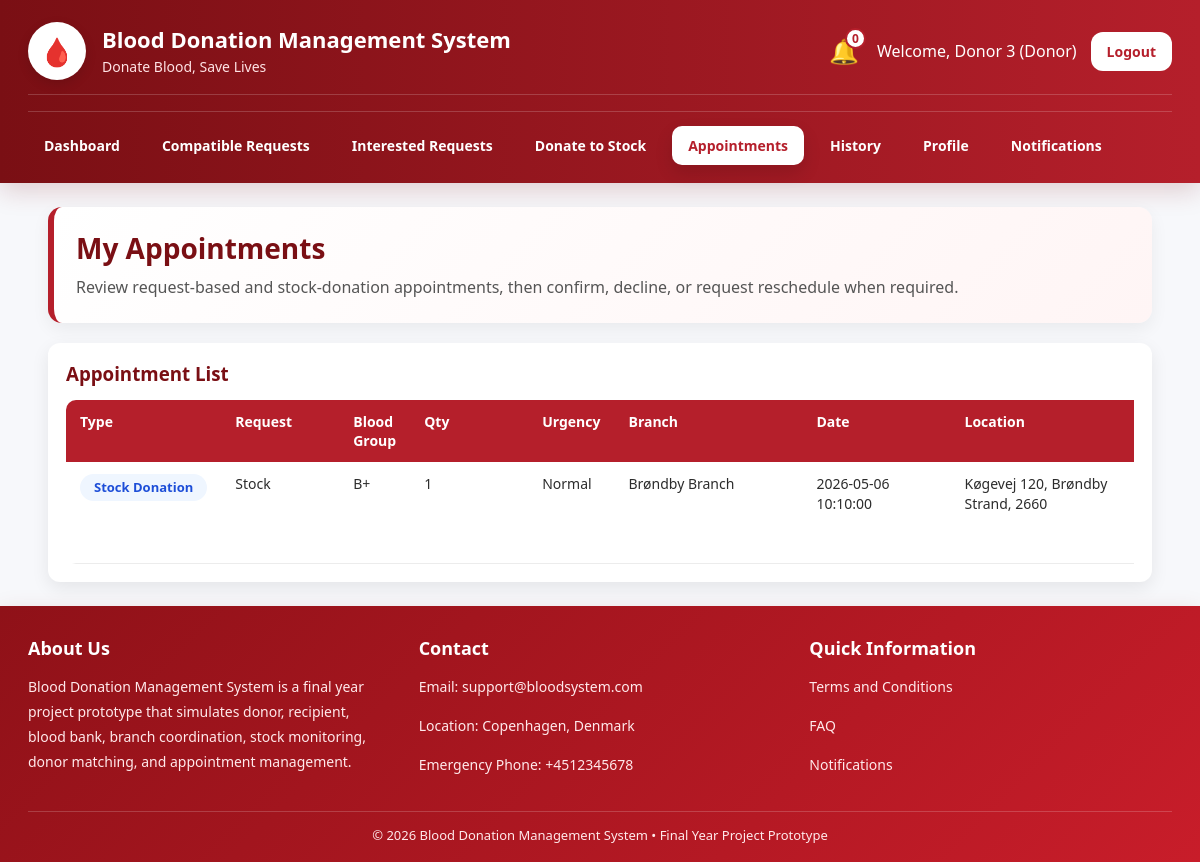
Before: /dashboard/donor_appointments.php (signed in) with the older database file.
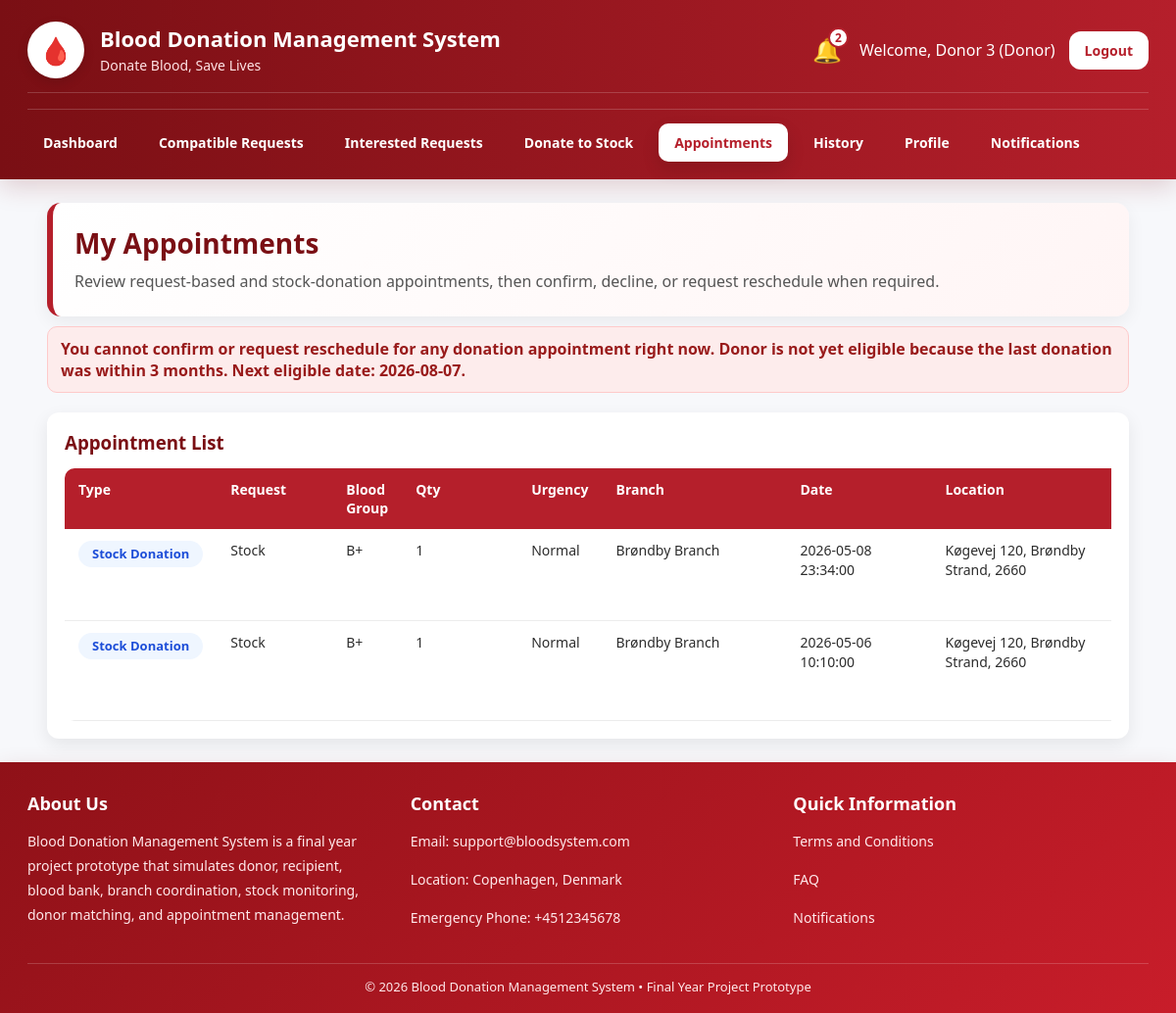
After: the same page with the newer database file.
### tables this page shows
CREATE TABLE `stock_donation_requests` (
  `id` int(11) NOT NULL,
  `donor_id` int(11) NOT NULL,
  `blood_bank_user_id` int(11) NOT NULL,
  `branch_id` int(11) DEFAULT NULL,
  `preferred_date` datetime DEFAULT NULL,
  `scheduled_date` datetime DEFAULT NULL,
  `completed_at` datetime DEFAULT NULL,
  `completion_note` text DEFAULT NULL,
  `notes` text DEFAULT NULL,
  `status` enum('pending','scheduled','confirmed','completed','cancelled') NOT NULL DEFAULT 'pending',
  `created_at` timestamp NOT NULL DEFAULT current_timestamp()
);

CREATE TABLE `users` (
  `id` int(11) NOT NULL,
  `name` varchar(100) NOT NULL,
  `email` varchar(100) NOT NULL,
  `contact_number` varchar(20) DEFAULT NULL,
  `address` varchar(255) DEFAULT NULL,
  `date_of_birth` date DEFAULT NULL,
  `weight` decimal(5,2) DEFAULT NULL,
  `password` varchar(255) NOT NULL,
  `role` enum('admin','blood_bank','donor','recipient') NOT NULL,
  `blood_group` varchar(5) DEFAULT NULL,
  `weight_kg` decimal(5,2) DEFAULT NULL,
  `location` varchar(100) DEFAULT NULL,
  `address_line` varchar(255) DEFAULT NULL,
  `city` varchar(100) DEFAULT NULL,
  `zipcode` varchar(20) DEFAULT NULL,
  `institution_name` varchar(150) DEFAULT NULL,
  `availability` enum('available','not_available') DEFAULT 'available',
  `created_at` timestamp NOT NULL DEFAULT current_timestamp(),
  `account_status` enum('active','inactive') DEFAULT 'active',
  `status` enum('active','inactive') NOT NULL DEFAULT 'active',
  `next_eligible_date` date DEFAULT NULL
);

CREATE TABLE `branches` (
  `id` int(11) NOT NULL,
  `blood_bank_user_id` int(11) NOT NULL,
  `branch_name` varchar(150) NOT NULL,
  `address_line` varchar(255) NOT NULL,
  `city` varchar(100) NOT NULL,
  `zipcode` varchar(20) NOT NULL,
  `contact_number` varchar(30) DEFAULT NULL,
  `is_active` tinyint(1) DEFAULT 1,
  `created_at` timestamp NOT NULL DEFAULT current_timestamp()
);

### functions/network_helper.php (called while the page is built, shortened)
<?php
function getSystemName(){
    return 'Blood Donation Management System';
}
?>

### functions/location_helper.php (called while the page is built, shortened)
<?php
function buildFullLocation($address = '', $city = '', $zipcode = '', $fallback = ''){
    $parts = array_filter([
        trim((string)$address),
        trim((string)$city),
        trim((string)$zipcode)
    ], function($v){
        return $v !== '';
    });
    if(!empty($parts)){
        return implode(', ', $parts);
    }
    return trim((string)$fallback);
}
?>

### functions/eligibility_check.php (called while the page is built, shortened)
<?php
function calculateAge($dateOfBirth) {
    $dob = new DateTime($dateOfBirth);
    $today = new DateTime();
    return $today->diff($dob)->y;
}
function checkDonorEligibility($conn, $donorId, $dateOfBirth, $weightKg) {
    $result = [
        'eligible' => true,
        'reason' => '',
        'age' => null,
        'last_donation_date' => null,
        'next_eligible_date' => null
    ];
    $age = calculateAge($dateOfBirth);
    $result['age'] = $age;
    $stmt = mysqli_prepare($conn, "
        SELECT donation_date
        FROM donations
        WHERE donor_id = ? AND status = 'confirmed'
        ORDER BY donation_date DESC, id DESC
        LIMIT 1
    ");
    mysqli_stmt_bind_param($stmt, "i", $donorId);
    mysqli_stmt_execute($stmt);
    $res = mysqli_stmt_get_result($stmt);
    if ($row = mysqli_fetch_assoc($res)) {
        $lastDonationDate = $row['donation_date'];
        $result['last_donation_date'] = $lastDonationDate;
        $lastDate = new DateTime($lastDonationDate);
        $nextEligible = clone $lastDate;
        $nextEligible->modify('+3 months');
        $today = new DateTime();
        $result['next_eligible_date'] = $nextEligible->format('Y-m-d');
        if ($today < $nextEligible) {
            $result['eligible'] = false;
            $result['reason'] = 'Donor is not yet eligible because the last donation was within 3 months.';
            return $result;
        }
    }
    return $result;
}
function syncDonorAvailabilityStatus($conn, $donorId) {
    $stmt = mysqli_prepare($conn, "
        SELECT date_of_birth, weight_kg, availability, next_eligible_date
        FROM users
        WHERE id = ? AND role = 'donor'
    ");
    mysqli_stmt_bind_param($stmt, "i", $donorId);
    mysqli_stmt_execute($stmt);
    $res = mysqli_stmt_get_result($stmt);
    $donor = mysqli_fetch_assoc($res);
    $eligibility = checkDonorEligibility(
        $conn,
        $donorId,
        $donor['date_of_birth'] ?? null,
        $donor['weight_kg'] ?? null
    );
    $desiredAvailability = $eligibility['eligible'] ? 'available' : 'not_available';
    $nextEligibleDate = $eligibility['next_eligible_date'] ?? null;
    $update_stmt = mysqli_prepare($conn, "
        UPDATE users
        SET availability = ?, next_eligible_date = ?
        WHERE id = ? AND role = 'donor'
    ");
    $eligibility['availability'] = $desiredAvailability;
    return $eligibility;
}
?>

### dashboard/donor_appointments.php (the view, shortened to what the changed rows need)
<?php
include '../config/db.php';
include '../functions/location_helper.php';
include '../functions/network_helper.php';
include '../functions/eligibility_check.php';
$donor_id = (int)$_SESSION['user_id'];
$eligibility = syncDonorAvailabilityStatus($conn, $donor_id);
$canConfirmAppointment = ($eligibility['eligible'] === true && ($eligibility['availability'] ?? '') === 'available');
$eligibilityReason = $eligibility['reason'] ?? 'You are currently not eligible to donate.';
$nextEligibleDate = $eligibility['next_eligible_date'] ?? '';
$blockedConfirmMessage = $eligibilityReason;
if ($nextEligibleDate !== '') {
    $blockedConfirmMessage .= ' Next eligible date: ' . $nextEligibleDate . '.';
}
$notif_stmt = mysqli_prepare($conn, "SELECT COUNT(*) AS total FROM notifications WHERE user_id = ? AND is_read = 0");
mysqli_stmt_bind_param($notif_stmt, "i", $donor_id);
mysqli_stmt_execute($notif_stmt);
$notif_result = mysqli_stmt_get_result($notif_stmt);
$notif_data = mysqli_fetch_assoc($notif_result);
$notif_count = $notif_data['total'] ?? 0;
$stock_sql = "
    SELECT
        sdr.id,
        sdr.branch_id,
        sdr.blood_bank_user_id,
        sdr.preferred_date,
        sdr.scheduled_date,
        sdr.notes,
        sdr.status,
        u.blood_group,
        b.branch_name,
        b.address_line,
        b.city,
        b.zipcode
    FROM stock_donation_requests sdr
    JOIN users u ON sdr.donor_id = u.id
    LEFT JOIN branches b ON sdr.branch_id = b.id
    WHERE sdr.donor_id = ?
";
$stock_stmt = mysqli_prepare($conn, $stock_sql);
mysqli_stmt_bind_param($stock_stmt, "i", $donor_id);
mysqli_stmt_execute($stock_stmt);
$stock_result = mysqli_stmt_get_result($stock_stmt);
$appointments = [];
while ($row = mysqli_fetch_assoc($stock_result)) {
    $appointments[] = [
        'type' => 'stock_donation',
        'id' => $row['id'],
        'request_id' => 'Stock',
        'blood_group' => $row['blood_group'],
        'quantity' => 1,
        'urgency' => 'normal',
        'branch_name' => $row['branch_name'],
        'date' => $row['scheduled_date'] ?: $row['preferred_date'],
        'location' => buildFullLocation(
            $row['address_line'] ?? '',
            $row['city'] ?? '',
            $row['zipcode'] ?? '',
            ''
        ),
        'address' => $row['address_line'] ?? '',
        'city' => $row['city'] ?? '',
        'zipcode' => $row['zipcode'] ?? '',
        'fallback_location' => '',
        'notes' => $row['notes'] ?? '',
        'status' => $row['status'],
        'reschedule_status' => '',
        'preferred_datetime' => $row['preferred_date'] ?? '',
        'donor_reason' => '',
        'proposed_datetime' => '',
        'blood_bank_note' => ''
    ];
}
usort($appointments, function ($a, $b) {
    return strtotime((string)$b['date']) <=> strtotime((string)$a['date']);
});
?>
<!DOCTYPE html>
<html>
<head>
    <link rel="stylesheet" href="assets/style.css">
</head>
<body>
<div class="topbar topbar-full">
    <div class="container">
        <div class="topbar-header">
            <div class="topbar-left">
                <div class="brand-text">
                    <h2><?php echo htmlspecialchars(getSystemName()); ?></h2>
                </div>
            </div>
            <div class="topbar-right">
                <a href="notifications.php" class="notify" title="Notifications">
                    🔔
                    <span class="notify-badge"><?php echo (int)$notif_count; ?></span>
                </a>
            </div>
        </div>
    </div>
</div>
<div class="container">
    <div class="hero">
        <h1>My Appointments</h1>
        <p>Review request-based and stock-donation appointments, then confirm, decline, or request reschedule when required.</p>
    </div>
    <?php if (!$canConfirmAppointment) { ?>
        <div class="alert alert-error">
            You cannot confirm or request reschedule for any donation appointment right now.
            <?php echo htmlspecialchars($blockedConfirmMessage); ?>
        </div>
    <?php } ?>
    <div class="card">
        <h3>Appointment List</h3>
        <div class="table-scroll-admin">
            <?php if (!empty($appointments)) { ?>
                <table class="compact-admin-table">
                    <tr>
                        <th>Type</th>
                        <th class="small-cell">Request</th>
                        <th>Blood Group</th>
                        <th class="small-cell">Qty</th>
                        <th>Urgency</th>
                        <th class="wrap-cell">Branch</th>
                        <th class="date-cell">Date</th>
                        <th class="wrap-cell">Location</th>
                    </tr>
                    <?php foreach ($appointments as $row) { ?>
                        <tr class="<?php echo (($row['urgency'] ?? '') === 'urgent') ? 'urgent-row' : ''; ?>">
                            <td>
                                <?php if ($row['type'] === 'stock_donation') { ?>
                                    <span class="mini-badge mini-blue">Stock Donation</span>
                                <?php } else { ?>
                                    <span class="mini-badge mini-green">Request Donation</span>
                                <?php } ?>
                            </td>
                            <td class="small-cell"><?php echo htmlspecialchars((string)$row['request_id']); ?></td>
                            <td><?php echo htmlspecialchars($row['blood_group']); ?></td>
                            <td class="small-cell"><?php echo htmlspecialchars((string)$row['quantity']); ?></td>
                            <td>
                                <?php if (($row['urgency'] ?? '') === 'urgent') { ?>
                                    <span class="urgency-badge urgency-urgent">Urgent</span>
                                <?php } else { ?>
                                    <span class="urgency-badge urgency-normal">Normal</span>
                                <?php } ?>
                            </td>
                            <td class="wrap-cell"><?php echo htmlspecialchars($row['branch_name'] ?? 'Not assigned'); ?></td>
                            <td class="date-cell"><?php echo htmlspecialchars((string)$row['date']); ?></td>
                            <td class="wrap-cell"><?php echo htmlspecialchars($row['location']); ?></td>
                        </tr>
                    <?php } ?>
                </table>
            <?php } else { ?>
                <p>No appointments available.</p>
            <?php } ?>
        </div>
    </div>
</div>
</body>
</html>

Changed rows visible on the page:
now on this page (row edited): users: next_eligible_date "Donor is not yet eligible because the last donation was within 3 months. Next eligible date: 2026-08-07."
added stock_donation_requests: request_id "Stock", donor.blood_group "B+", quantity "1", branch.branch_name "Brøndby Branch", preferred_date "2026-05-08 23:34:00", location "Køgevej 120, Brøndby Strand, 2660"
Other visible differences:
$notif_count: "0" → "2"
text now shown: "You cannot confirm or request reschedule for any donation appointment right now."
